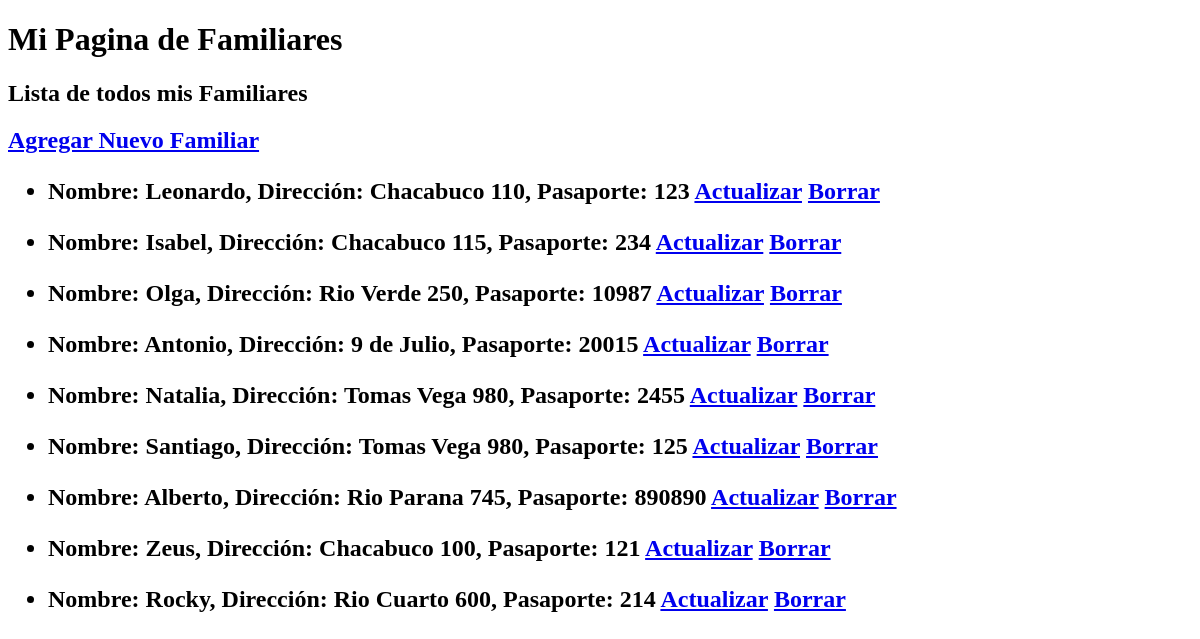
The page /mi-familia/ on the database as committed earlier.
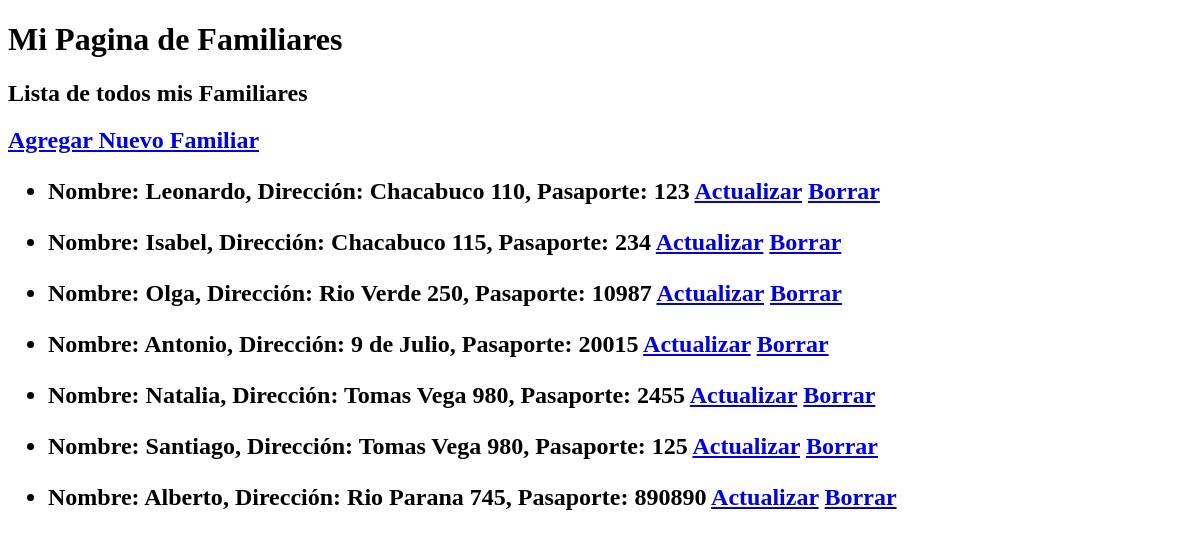
The same page on the database as committed later.
### ejemplo/models.py (models this page shows, shortened)
class Familiar(models.Model):
    nombre = models.CharField(max_length=100)
    direccion = models.CharField(max_length=200)
    numero_pasaporte = models.IntegerField()

### ejemplo/views.py (the view)
# urls.py: path('mi-familia/', mostrar_familiares),
def mostrar_familiares(request):
    lista_familiares = Familiar.objects.all()
    return render (request, "ejemplo/familiares.html",  {"lista_familiares": lista_familiares})

### ejemplo/templates/ejemplo/familiares.html
{% extends 'ejemplo/base.html' %}
{% block contenido %}
<a href="/mi-familia/alta">Agregar Nuevo Familiar</a>
{% for familiar in lista_familiares %}
<ul>
    <li> Nombre: {{familiar.nombre}}, Dirección: {{familiar.direccion}}, Pasaporte: {{familiar.numero_pasaporte}}
        <a href='actualizar/{{ familiar.id }}'>Actualizar</a>
        <a href='borrar/{{ familiar.id }}'>Borrar</a>
    </li>
</ul>
{% endfor %}
{%endblock %}
{% block titulo%}
Lista de todos mis Familiares
{% endblock %}

Rows that differ between the two databases and show on the page:
removed Familiar: nombre "Zeus", direccion "Chacabuco 100", numero_pasaporte "121"
removed Familiar: nombre "Rocky", direccion "Rio Cuarto 600", numero_pasaporte "214"
